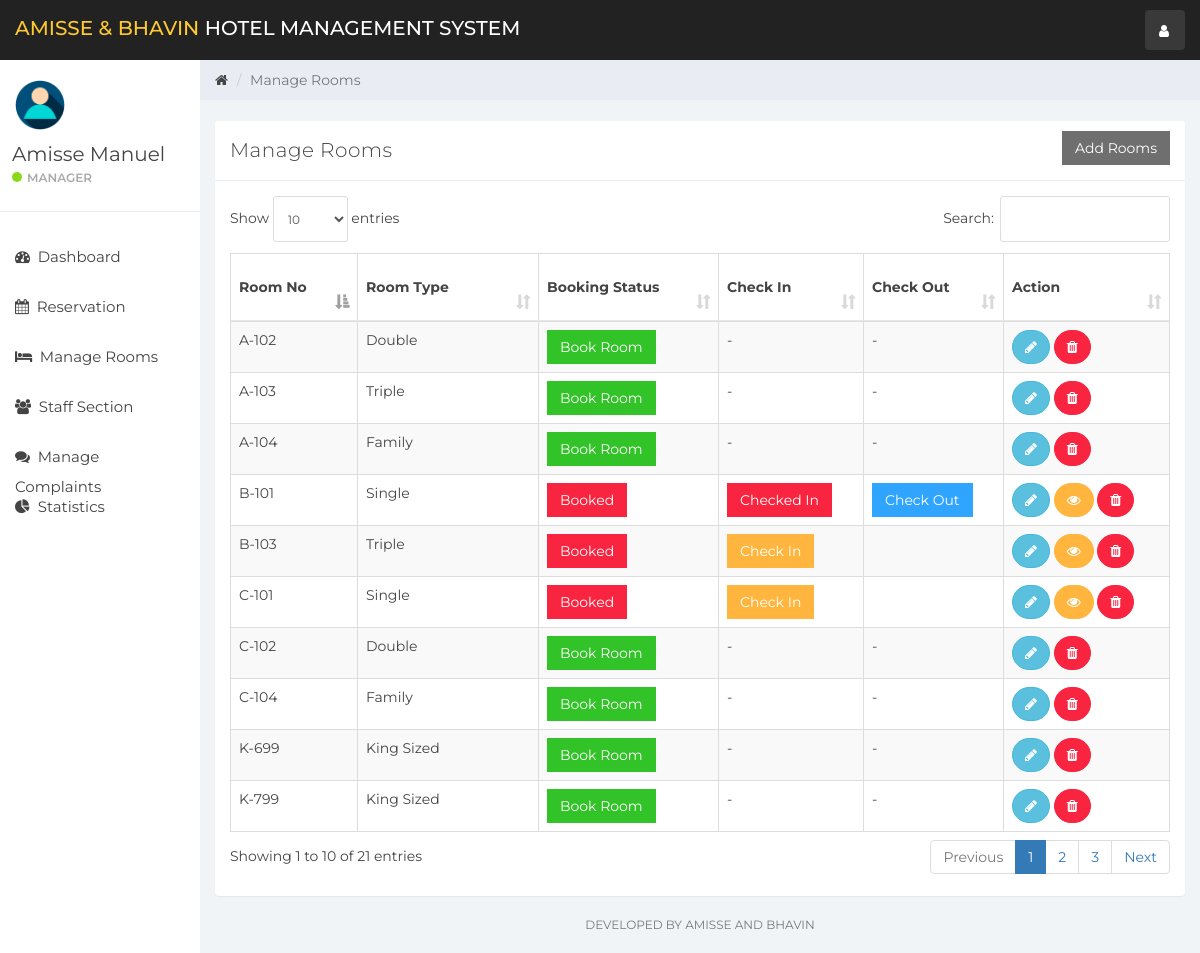
The app's page / (signed in) with its own data.
### tables this page shows
CREATE TABLE `user` (
  `id` int(11) NOT NULL,
  `name` varchar(100) NOT NULL,
  `username` varchar(15) NOT NULL,
  `email` varchar(100) NOT NULL,
  `password` varchar(100) NOT NULL,
  `created_at` timestamp NOT NULL DEFAULT current_timestamp()
);

CREATE TABLE `room` (
  `room_id` int(10) NOT NULL,
  `room_type_id` int(10) NOT NULL,
  `room_no` varchar(10) NOT NULL,
  `status` tinyint(1) DEFAULT NULL,
  `check_in_status` tinyint(1) NOT NULL,
  `check_out_status` tinyint(1) NOT NULL,
  `deleteStatus` tinyint(1) DEFAULT 0
);

CREATE TABLE `room_type` (
  `room_type_id` int(10) NOT NULL,
  `room_type` varchar(100) NOT NULL,
  `price` int(10) NOT NULL,
  `max_person` int(10) NOT NULL
);

### room_mang.php (the view, shortened to what this page needs)
<div class="col-sm-9 col-sm-offset-3 col-lg-10 col-lg-offset-2 main">
    <div class="row">
        <ol class="breadcrumb">
            <li><a href="#">
                    <em class="fa fa-home"></em>
                </a></li>
            <li class="active">Manage Rooms</li>
        </ol>
    </div>
    <br>
    <div class="row">
        <div class="col-lg-12">
        </div>
    </div>
    <div class="row">
        <div class="col-lg-12">
            <div class="panel panel-default">
                <div class="panel-heading">Manage Rooms
                    <button class="btn btn-secondary pull-right" style="border-radius:0%" data-toggle="modal" data-target="#addRoom">Add Rooms</button>
                </div>
                <div class="panel-body">
                    <table class="table table-striped table-bordered table-responsive" cellspacing="0" width="100%"
                           id="rooms">
                        <thead>
                        <tr>
                            <th>Room No</th>
                            <th>Room Type</th>
                            <th>Booking Status</th>
                            <th>Check In</th>
                            <th>Check Out</th>
                            <th>Action</th>
                        </tr>
                        </thead>
                        <tbody>
                        <?php
                        $room_query = "SELECT * FROM room NATURAL JOIN room_type WHERE deleteStatus = 0";
                        $rooms_result = mysqli_query($connection, $room_query);
                        if (mysqli_num_rows($rooms_result) > 0) {
                            while ($rooms = mysqli_fetch_assoc($rooms_result)) { ?>
                                <tr>
                                    <td><?php echo $rooms['room_no'] ?></td>
                                    <td><?php echo $rooms['room_type'] ?></td>
                                    <td>
                                        <?php
                                        if ($rooms['status'] == 0) {
                                            echo '<a href="index.php?reservation&room_id=' . $rooms['room_id'] . '&room_type_id=' . $rooms['room_type_id'] . '" class="btn btn-success" style="border-radius:0%">Book Room</a>';
                                        } else {
                                            echo '<a href="#" class="btn btn-danger" style="border-radius:0%">Booked</a>';
                                        }
                                        ?>
                                    <td>
                                        <?php
                                        if ($rooms['status'] == 1 && $rooms['check_in_status'] == 0) {
                                            echo '<button class="btn btn-warning" id="checkInRoom"  data-id="' . $rooms['room_id'] . '" data-toggle="modal" style="border-radius:0%" data-target="#checkIn">Check In</button>';
                                        } elseif ($rooms['status'] == 0) {
                                            echo '-';
                                        } else {
                                            echo '<a href="#" class="btn btn-danger" style="border-radius:0%">Checked In</a>';
                                        }
                                        ?>
                                    </td>
                                    <td>
                                        <?php
                                        if ($rooms['status'] == 1 && $rooms['check_in_status'] == 1) {
                                            echo '<button class="btn btn-primary" style="border-radius:0%" id="checkOutRoom" data-id="' . $rooms['room_id'] . '">Check Out</button>';
                                        } elseif ($rooms['status'] == 0) {
                                            echo '-';
                                        }
                                        ?>
                                    </td>
                                    <td>
                                        <button title="Edit Room Information" style="border-radius:60px;" data-toggle="modal"
                                                data-target="#editRoom" data-id="<?php echo $rooms['room_id']; ?>"
                                                id="roomEdit" class="btn btn-info"><i class="fa fa-pencil"></i></button>
                                        <?php
                                        if ($rooms['status'] == 1) {
                                            echo '<button title="Customer Information" data-toggle="modal" data-target="#cutomerDetailsModal" data-id="' . $rooms['room_id'] . '" id="cutomerDetails" class="btn btn-warning" style="border-radius:60px;"><i class="fa fa-eye"></i></button>';
                                        }
                                        ?>
                                        <a href="ajax.php?delete_room=<?php echo $rooms['room_id']; ?>"
                                           class="btn btn-danger" style="border-radius:60px;" onclick="return confirm('Are you Sure?')"><i
                                                    class="fa fa-trash" alt="delete"></i></a>
                                    </td>
                                </tr>
                            <?php }
                        } else {
                            echo "No Rooms";
                        }
                        ?>
                        </tbody>
                    </table>
                </div>
            </div>
        </div>
    </div>
    <div class="row">
        <div class="col-sm-12">
        <p class="back-link">Developed By Amisse and Bhavin</p>
        </div>
    </div>
</div>

### header.php (shortened to what this page needs)
<!DOCTYPE html>
<html>
<head>
    <link href="css/bootstrap.min.css" rel="stylesheet">
    <link href="css/font-awesome.min.css" rel="stylesheet">
    <link href="css/datepicker3.css" rel="stylesheet">
    <link href="css/dataTables.bootstrap.min.css" rel="stylesheet">
    <link href="css/styles.css" rel="stylesheet">
</head>
<body>
<nav class="navbar navbar-custom navbar-fixed-top" role="navigation">
    <div class="container-fluid">
        <div class="navbar-header">
            <a class="navbar-brand" href="index.php?dashboard"><span>Amisse & Bhavin </span>Hotel Management System</a>
            <ul class="nav navbar-top-links navbar-right">
                <li class="dropdown"><a class="dropdown-toggle count-info" data-toggle="dropdown" href="#">
                        <em class="fa fa-user"></em>
                    </a>
                </li>
            </ul>
        </div>
    </div>
</nav>

### sidebar.php (shortened to what this page needs)
<div id="sidebar-collapse" class="col-sm-3 col-lg-2 sidebar">
    <div class="profile-sidebar">
        <div class="profile-userpic">
            <img src="img/user.png" class="img-responsive" alt="">
        </div>
        <div class="profile-usertitle">
            <div class="profile-usertitle-name"><?php echo $user['name'];?></div>
            <div class="profile-usertitle-status"><span class="indicator label-success"></span>Manager</div>
        </div>
    </div>
    <ul class="nav menu">
    <?php
        if (isset($_GET['dashboard'])){ ?>
            <li class="active">
                <a href="index.php?dashboard"><em class="fa fa-dashboard">&nbsp;</em>
                    Dashboard
                </a>
            </li>
        <?php } else{?>
            <li>
                <a href="index.php?dashboard"><em class="fa fa-dashboard">&nbsp;</em>
                    Dashboard
                </a>
            </li>
        <?php }
        if (isset($_GET['reservation'])){ ?>
            <li class="active">
            <a href="index.php?reservation"><em class="fa fa-calendar">&nbsp;</em>
                    Reservation
                </a>
            </li>
        <?php } else{?>
            <li>
            <a href="index.php?reservation"><em class="fa fa-calendar">&nbsp;</em>
                    Reservation
                </a>
            </li>
        <?php }
        if (isset($_GET['room_mang'])){ ?>
            <li class="active">
                <a href="index.php?room_mang"><em class="fa fa-bed">&nbsp;</em>
                    Manage Rooms
                </a>
            </li>
        <?php } else{?>
            <li>
            <a href="index.php?room_mang"><em class="fa fa-bed">&nbsp;</em>
                    Manage Rooms
                </a>
            </li>
        <?php }
        if (isset($_GET['staff_mang'])){ ?>
            <li class="active">
                <a href="index.php?staff_mang"><em class="fa fa-users">&nbsp;</em>
                    Staff Section
                </a>
            </li>
        <?php } else{?>
            <li>
                <a href="index.php?staff_mang"><em class="fa fa-users">&nbsp;</em>
                    Staff Section
                </a>
            </li>
        <?php }
        if (isset($_GET['complain'])){ ?>
            <li class="active">
                <a href="index.php?complain"><em class="fa fa-comments">&nbsp;</em>
                    Manage Complaints
                </a>
            </li>
        <?php } else{?>
            <li>
                <a href="index.php?complain"><em class="fa fa-comments">&nbsp;</em>
                    Manage Complaints
                </a>
            </li>
        <?php }
        ?>
        <?php
        if (isset($_GET['statistics'])){ ?>
            <li class="active">
                <a href="index.php?statistics"><em class="fa fa-pie-chart">&nbsp;</em>
                    Statistics
                </a>
            </li>
        <?php } else{?>
        <li>
            <a href="index.php?statistics"><em class="fa fa-pie-chart">&nbsp;</em>
                Statistics
            </a>
        </li>
<?php }?>
    </ul>
</div>

### index.php (shortened to what this page needs)
<?php
include_once "db.php";
if (isset($_SESSION['user_id'])){
    $user_id = $_SESSION['user_id'];
    $userQuery = "SELECT * FROM user WHERE id = '$user_id'";
    $result = mysqli_query($connection, $userQuery);
    $user = mysqli_fetch_assoc($result);
}else{
    header('Location:login.php');
}
include_once "header.php";
include_once "sidebar.php";
if (isset($_GET['room_mang'])){
    include_once "room_mang.php";
}
elseif (isset($_GET['dashboard'])){
    include_once "dashboard.php";
}
elseif (isset($_GET['reservation'])){
    include_once "reservation.php";
}
elseif (isset($_GET['staff_mang'])){
    include_once "staff_mang.php";
}
elseif (isset($_GET['add_emp'])){
    include_once "add_emp.php";
}
elseif (isset($_GET['complain'])){
    include_once "complain.php";
}
elseif (isset($_GET['statistics'])){
    include_once "statistics.php";
}
elseif (isset($_GET['emp_history'])){
    include_once "emp_history.php";
}
else{
    include_once "room_mang.php";
}
include_once "footer.php";

### footer.php (shortened to what this page needs)
</body>
</html>

### records on screen
user: name "Amisse Manuel"
room: room_no "A-102", room_type.room_type "Double"
room: room_no "A-103", room_type.room_type "Triple"
room: room_no "A-104", room_type.room_type "Family"
room: room_no "B-101", room_type.room_type "Single", status "Booked"
room: room_no "B-103", room_type.room_type "Triple", status "Booked"
room: room_no "C-101", room_type.room_type "Single", status "Booked"
room: room_no "C-102", room_type.room_type "Double"
room: room_no "C-104", room_type.room_type "Family"
room: room_no "K-699", room_type.room_type "King Sized"
room: room_no "K-799", room_type.room_type "King Sized"
